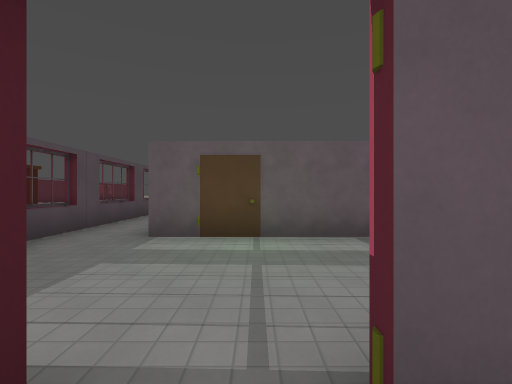
[1] (above)

16 first-person views from a walk through a Godot game level. The camera is 1.5 m above the floor, looks level and sees 85° across. Doors that lead somewhere are drawn open, without their leaves. The floor is counted in squares, 2 m on a side. Each view is taken from the middle of a square. On the plan, view 1 faces up. The plan holds only what a view shows up to about 10 squares ahead; the rest is blank. The place goes on beyond the plan. Flat picture figures and markers are left out. Some surface patterns are stand-ins.

[2]
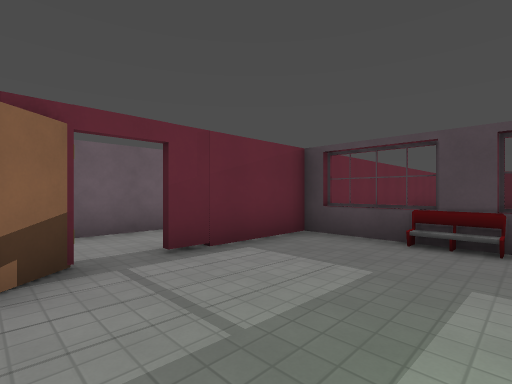

[3]
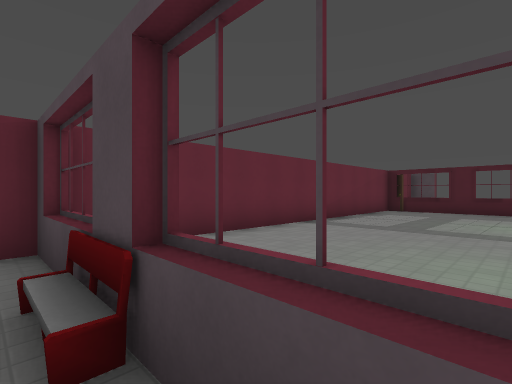

[4]
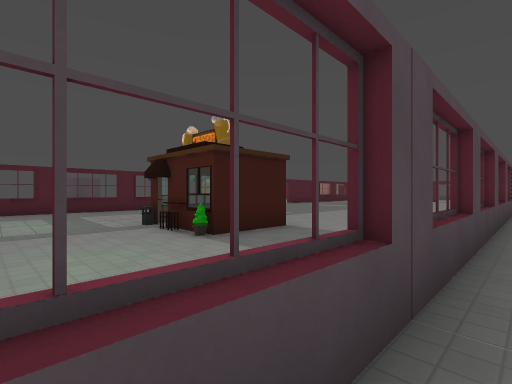

[5]
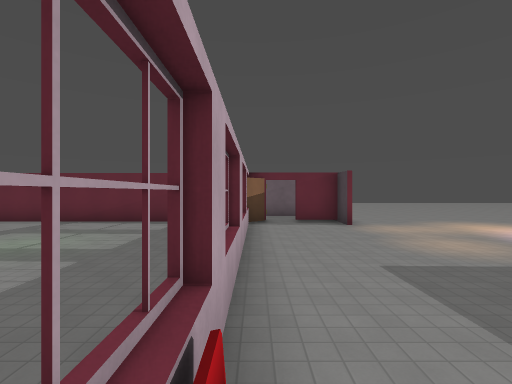

[6]
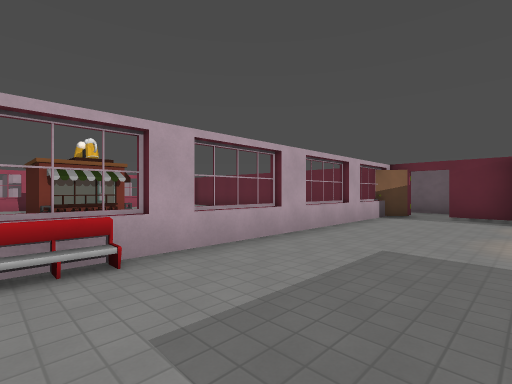

[7]
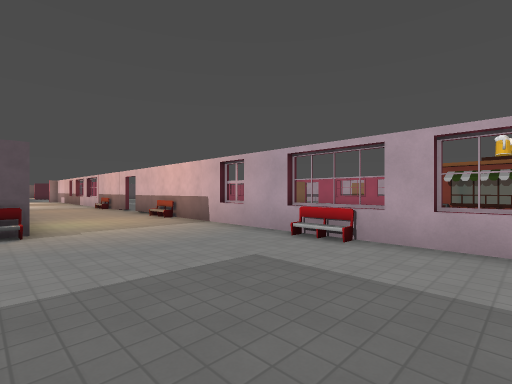

[8]
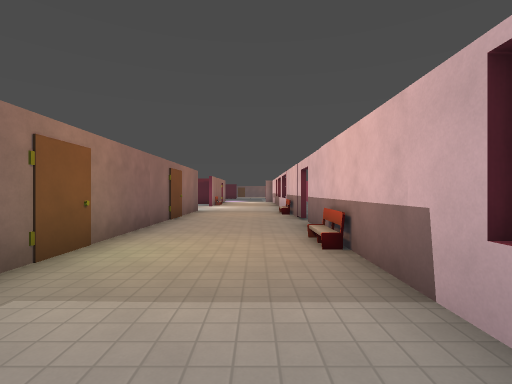

[9]
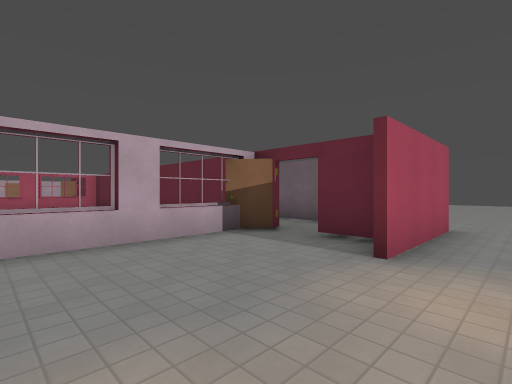

[10]
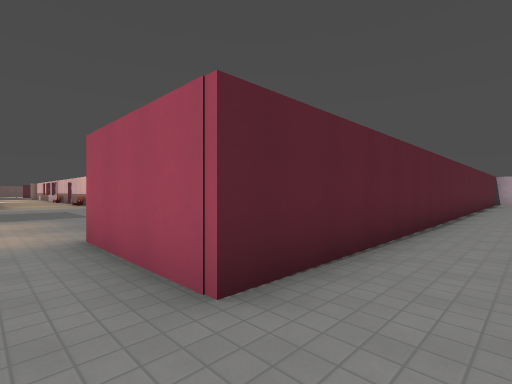

[11]
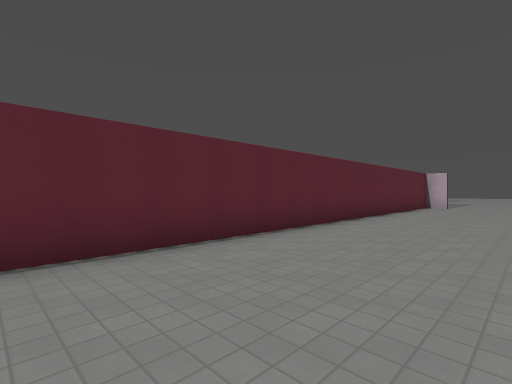

[12]
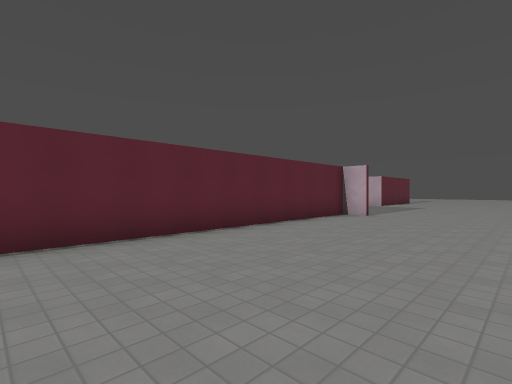

[13]
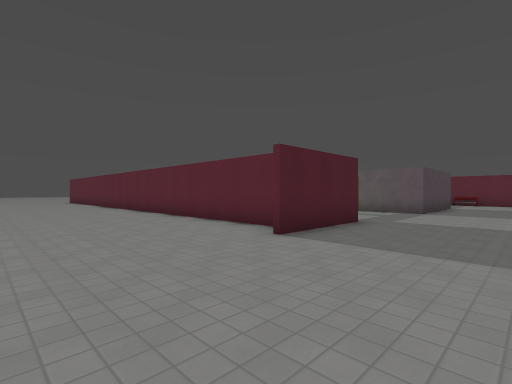

[14]
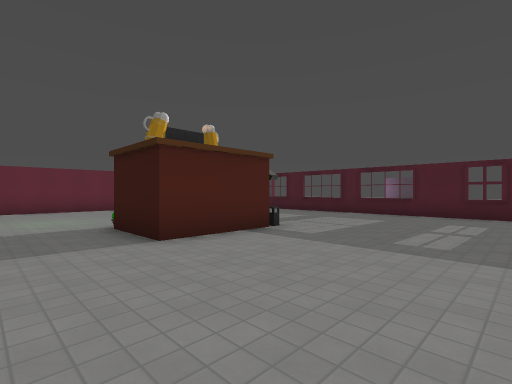

[15]
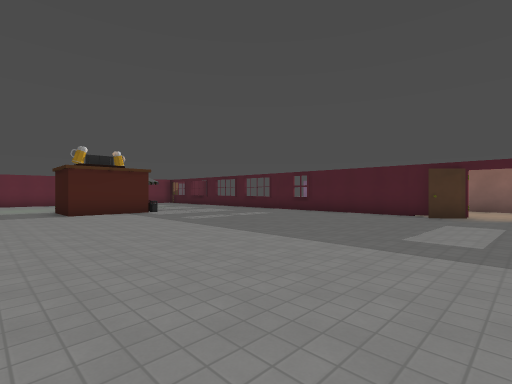

[16]
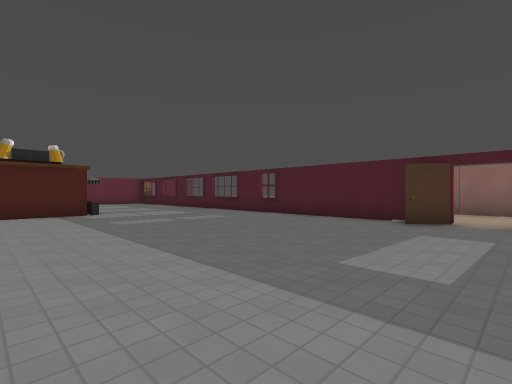

### Floor plan
Points are (right, up) in squares from view 1. A wall is a line through its corners. A room is listed if a view was taken in it or the views show most of it. See-through windows are left out.
Room 1 (view 1)
walls: (-1.7, -1.3) (0, -1.3); (-16, -1.3) (-13.6, -1.3); (-17.7, 1.9) (-17.7, 0.8)
ways out: opening at (0, 1) to room 2; opening at (-16, 1) to room 3
Room 2 (views 2, 3, 4, 10, 11, 12, 13)
walls: (1.8, 0.9) (1.8, -2.3); (1.7, -2.2) (1.7, -1.4) (-17.8, -1.4) (-17.8, 1.9); (0.4, 0.8) (0.9, 1.3); (2.3, 5.5) (2.3, 4.6) (-1.9, 4.7); (-4, 0.8) (-0.6, 0.8); (-3.5, 15.4) (-3.5, 0.7)
ways out: opening at (0, 1) to room 1; opening at (-19, 1) to room 3
objects: bench (-3, 3)
Room 3 (views 5, 6, 7, 8, 9, 14, 15, 16)
walls: (-9.7, 8.9) (-7, 8.9) (-7, 6.6); (-9.5, 6.9) (-9.5, 8.9); (-14.6, 6.6) (-14.6, 2.4); (-14.6, 16.8) (-14.6, 8.5); (-6.9, 6.9) (-9.7, 6.9); (-14.8, 18.7) (-14.8, 19.2); (-14.8, 1.1) (-14.8, 17.8) (-14, 16.9); (-14.4, 0.8) (-4, 0.8); (-15.3, 0.8) (-14.5, 1.4); (-18.4, 20.4) (-18.4, 13.5); (-17.7, 0.8) (-16.3, 0.8)
low walls: (-9.8, 7.2) (-9.8, 8.6); (-9.7, 6.9) (-9.7, 8.9)
ways out: opening at (-16, 1) to room 1; opening at (-19, 1) to room 2; door at (-9, 7)
objects: bench (-19, 13); bench (-15, 9); bench (-15, 15); other object (-15, 20)

Where each view was taken, in squares from view 1:
view 1: 0 up, 0 right, facing up
view 2: 4 up, 1 right, facing down-left
view 3: 5 up, 3 left, facing down-left
view 4: 4 up, 3 left, facing up-left
view 5: 10 up, 15 left, facing down
view 6: 10 up, 18 left, facing down-right
view 7: 7 up, 19 left, facing up-right
view 8: 11 up, 16 left, facing up
view 9: 5 up, 19 left, facing down-right
view 10: 3 down, 19 left, facing up-right
view 11: 5 down, 13 left, facing up-right
view 12: 6 down, 7 left, facing up-right
view 13: 6 down, 5 right, facing up-left
view 14: 13 up, 5 left, facing down-left
view 15: 19 up, 5 left, facing down-left
view 16: 19 up, 7 left, facing down-left
